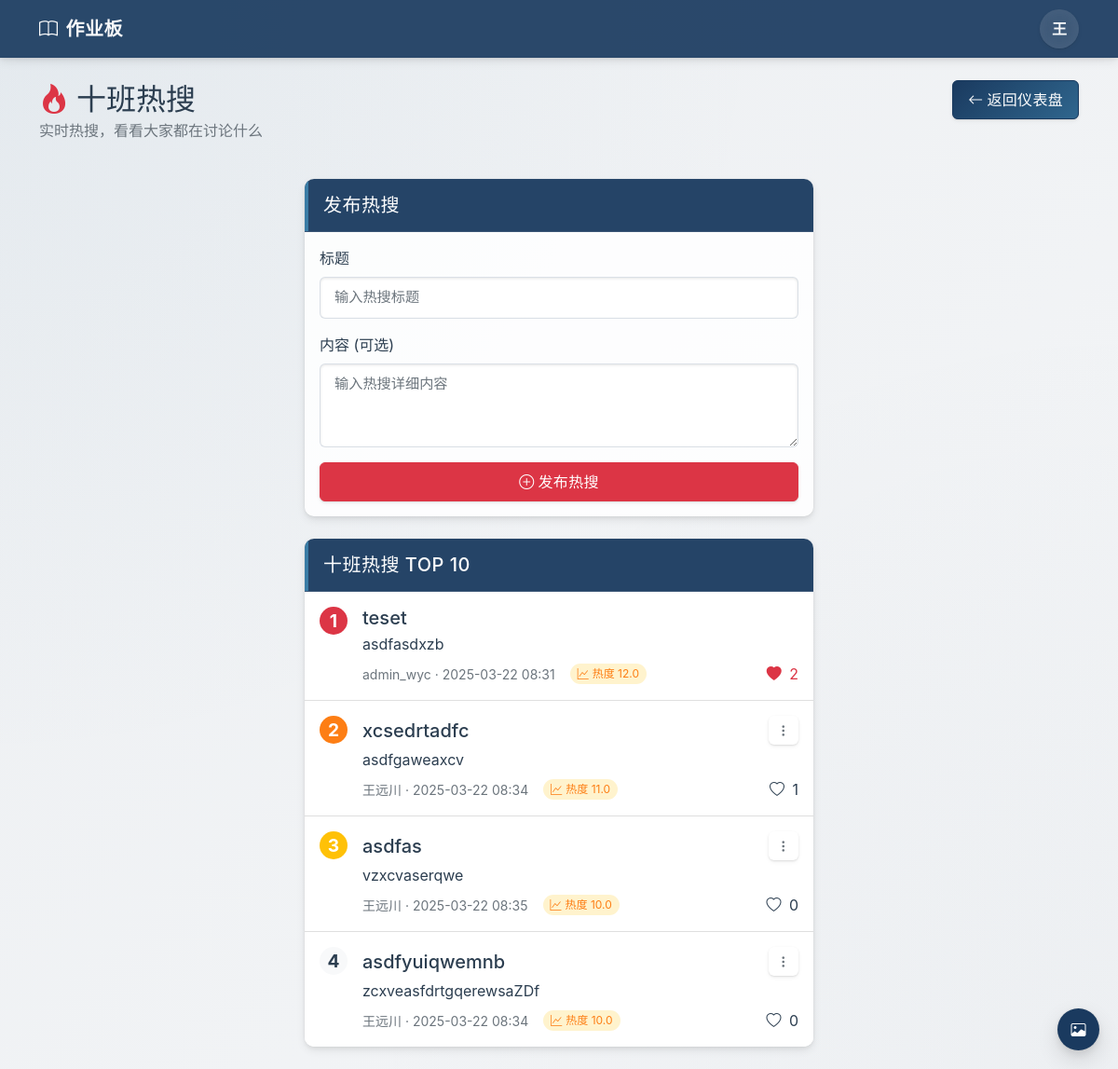
Page /hot-topics/ (signed in) on the committed database.
### board/models.py (models this page shows, shortened)
class User(AbstractUser):
    USER_TYPE_CHOICES = (
        ('admin', '管理员'),
        ('teacher', '老师'),
        ('student', '学生'),
    )
    user_type = models.CharField(max_length=10, choices=USER_TYPE_CHOICES, default='student')
    avatar = models.URLField(blank=True, null=True)
    student_id = models.CharField(max_length=10, blank=True, null=True, verbose_name='学号')
    hidden_subjects = models.ManyToManyField('Subject', blank=True, related_name='hidden_by_users')

class HotTopic(models.Model):
    title = models.CharField(max_length=200, verbose_name="标题")
    author = models.ForeignKey(User, on_delete=models.CASCADE, related_name='hot_topics', verbose_name="发布者")
    content = models.TextField(verbose_name="内容", blank=True, null=True)
    created_at = models.DateTimeField(auto_now_add=True, verbose_name="创建时间")
    is_pinned = models.BooleanField(default=False, verbose_name="是否置顶")
    class Meta:
        ordering = ['-is_pinned', '-created_at']
        verbose_name = "热搜"
        verbose_name_plural = "热搜"
    @property
    def likes_count(self):
        return self.likes.count()
    @property
    def heat_score(self):
        initial_heat = 10  # 初始热度
        likes = self.likes_count
        time_diff = datetime.now().date() - self.created_at.date()
        days = time_diff.days
        k = 0.1
        heat = (initial_heat + likes) * math.exp(-k * days)
        return heat

### board/views.py (the view)
# urls.py: path("hot-topics/", views.hot_topics_view, name="hot_topics"),
@user_type_required(['student', 'admin'])
def hot_topics_view(request):
    topics = HotTopic.objects.all()
    topics_with_score = [(topic, topic.heat_score) for topic in topics]
    sorted_topics = sorted(
        topics_with_score,
        key=lambda x: (-x[0].is_pinned, -x[1])
    )
    top_topics = sorted_topics[:10]
    if request.user.is_authenticated:
        user_liked_topics = list(HotTopicLike.objects.filter(
            user=request.user
        ).values_list('topic_id', flat=True))
    else:
        user_liked_topics = []
    context = {
        'top_topics': top_topics,
        'user_liked_topics': user_liked_topics,
    }
    return render(request, 'hot_topics.html', context)

### board/views.py (called while the page is built)
def user_type_required(user_types):
    def decorator(view_func):
        @wraps(view_func)
        def wrapper(request, *args, **kwargs):
            if request.user.is_authenticated and request.user.user_type in user_types:
                return view_func(request, *args, **kwargs)
            return redirect('login')
        return wrapper
    return decorator

### templates/hot_topics.html (shortened to what this page needs)
{% extends 'base.html' %}
{% load static %}
{% block content %}
<div class="container py-4">
    <div class="row mb-4">
        <div class="col-12">
            <div class="d-flex justify-content-between align-items-center">
                <h2 class="mb-0"><i class="bi bi-fire text-danger me-2"></i>十班热搜</h2>
                <a href="{% url 'dashboard' %}" class="btn btn-primary">
                    <i class="bi bi-arrow-left me-1"></i>返回仪表盘
                </a>
            </div>
            <p class="text-muted">实时热搜，看看大家都在讨论什么</p>
        </div>
    </div>
    <div class="row mb-4">
        <div class="col-md-8 col-lg-7 col-xl-6 mx-auto">
            <div class="card">
                <div class="card-header d-flex justify-content-between align-items-center">
                    <h5 class="mb-0 text-white">发布热搜</h5>
                </div>
                <div class="card-body">
                    <form id="createTopicForm">
                        <div class="mb-3">
                            <label for="topicTitle" class="form-label">标题</label>
                            <input type="text" class="form-control" id="topicTitle" name="title" required maxlength="200" placeholder="输入热搜标题">
                        </div>
                        <div class="mb-3">
                            <label for="topicContent" class="form-label">内容 (可选)</label>
                            <textarea class="form-control" id="topicContent" name="content" rows="3" placeholder="输入热搜详细内容"></textarea>
                        </div>
                        <div class="d-grid">
                            <button type="submit" class="btn btn-danger">
                                <i class="bi bi-plus-circle me-1"></i>发布热搜
                            </button>
                        </div>
                    </form>
                </div>
            </div>
        </div>
    </div>
    <div class="row">
        <div class="col-md-8 col-lg-7 col-xl-6 mx-auto">
            <div class="card">
                <div class="card-header">
                    <h5 class="mb-0 text-white">十班热搜 TOP 10</h5>
                </div>
                <div class="card-body p-0">
                    <div class="list-group list-group-flush">
                        {% if top_topics %}
                            {% for topic, heat_score in top_topics %}
                                <div class="list-group-item hot-topic-card {% if topic.is_pinned %}pinned{% endif %} p-3" data-id="{{ topic.id }}">
                                    <div class="d-flex">
                                        <div class="topic-number {% if forloop.counter == 1 %}top1{% elif forloop.counter == 2 %}top2{% elif forloop.counter == 3 %}top3{% endif %} me-3">
                                            {{ forloop.counter }}
                                        </div>
                                        <div class="flex-grow-1">
                                            <div class="d-flex justify-content-between align-items-center mb-1">
                                                <h5 class="mb-0">
                                                    {{ topic.title }}
                                                </h5>
                                                {% if request.user == topic.author or request.user.user_type == 'admin' %}
                                                <div class="dropdown actions-dropdown">
                                                    <button class="btn btn-sm btn-link text-muted" type="button" data-bs-toggle="dropdown" aria-expanded="false">
                                                        <i class="bi bi-three-dots-vertical"></i>
                                                    </button>
                                                </div>
                                                {% endif %}
                                            </div>
                                            {% if topic.content %}
                                                <p class="mb-2">{{ topic.content }}</p>
                                            {% endif %}
                                            <div class="d-flex justify-content-between align-items-center">
                                                <div class="d-flex align-items-center">
                                                    <small class="text-muted me-3">{{ topic.author.username }} · {{ topic.created_at|date:"Y-m-d H:i" }}</small>
                                                    <small class="heat-badge">
                                                        <i class="bi bi-graph-up me-1"></i>热度 {{ heat_score|floatformat:1 }}
                                                    </small>
                                                </div>
                                                <div class="like-btn {% if topic.id in user_liked_topics %}liked{% endif %}" data-id="{{ topic.id }}">
                                                    <i class="bi {% if topic.id in user_liked_topics %}bi-heart-fill{% else %}bi-heart{% endif %} me-1"></i>
                                                    <span class="likes-count">{{ topic.likes_count }}</span>
                                                </div>
                                            </div>
                                        </div>
                                    </div>
                                </div>
                            {% endfor %}
                        {% else %}
                            <div class="list-group-item p-4 text-center">
                                <p class="mb-0">暂无热搜，赶快发布第一条吧!</p>
                            </div>
                        {% endif %}
                    </div>
                </div>
            </div>
        </div>
    </div>
</div>
<div class="position-fixed bottom-0 end-0 p-3" style="z-index: 11">
</div>
{% endblock %}

### templates/base.html (shortened to what this page needs)
{% load static %}
<!DOCTYPE html>
<html lang="zh-CN">
<head>
    <link href="{% static 'css/bootstrap.min.css' %}" rel="stylesheet">
    <link rel="stylesheet" href="{% static 'icons/bootstrap-icons.min.css' %}">
    <link href="{% static 'css/base.css' %}" rel="stylesheet">
</head>
<body class="no-bg-selected">
    {% if user.is_authenticated %}
    <nav class="navbar navbar-expand-lg">
        <div class="container">
            <a class="navbar-brand" href="{% url 'dashboard' %}">
                <i class="bi bi-book me-2"></i> 作业板
            </a>
            <div class="ms-auto">
                <div class="dropdown">
                    <div class="user-avatar" id="userDropdown" data-bs-toggle="dropdown" aria-expanded="false">
                        {{ user.username|first|upper }}
                    </div>
                </div>
            </div>
        </div>
    </nav>
    {% endif %}
    {% block content %}{% endblock %}
    <div class="bg-selector">
        <button class="bg-selector-btn" id="bgSelectorBtn">
            <i class="bi bi-image"></i>
        </button>
    </div>
</body>
</html>

### templates/base.html (style rules this page uses)
body.no-bg-selected { background-color: #f8f9fa; background-size: cover; background-position: center; background-attachment: fixed; opacity: 0; animation: fadeIn 0.5s ease-in forwards; }

### templates/hot_topics.html (style rules this page uses)
.hot-topic-card { transition: all 0.3s ease; border-left: 4px solid transparent; position: relative; }
.topic-number { font-size: 1.2rem; font-weight: bold; width: 30px; height: 30px; border-radius: 50%; background-color: #f8f9fa; display: flex; align-items: center; justify-content: center; }
.topic-number.top1 { background-color: #dc3545; color: white; }
.topic-number.top2 { background-color: #fd7e14; color: white; }
.topic-number.top3 { background-color: #ffc107; color: white; }
.like-btn { cursor: pointer; transition: all 0.2s ease; }
.like-btn.liked { color: #dc3545; }
.heat-badge { background-color: rgba(255, 193, 7, 0.2); color: #fd7e14; border-radius: 12px; padding: 2px 8px; font-size: 0.75rem; }
.actions-dropdown { position: static; }
.actions-dropdown .btn { padding: 0.25rem 0.5rem; background: transparent; }

### rows in the picture
User: username|first "王"
HotTopic: title "teset", content "asdfasdxzb", author.username "admin_wyc", created_at "2025-03-22 08:31", heat_score "12.0", likes_count "2"
HotTopic: title "xcsedrtadfc", content "asdfgaweaxcv", author.username "王远川", created_at "2025-03-22 08:34", heat_score "11.0", likes_count "1"
HotTopic: title "asdfas", content "vzxcvaserqwe", author.username "王远川", created_at "2025-03-22 08:35", heat_score "10.0", likes_count "0"
HotTopic: title "asdfyuiqwemnb", content "zcxveasfdrtgqerewsaZDf", author.username "王远川", created_at "2025-03-22 08:34", heat_score "10.0", likes_count "0"
